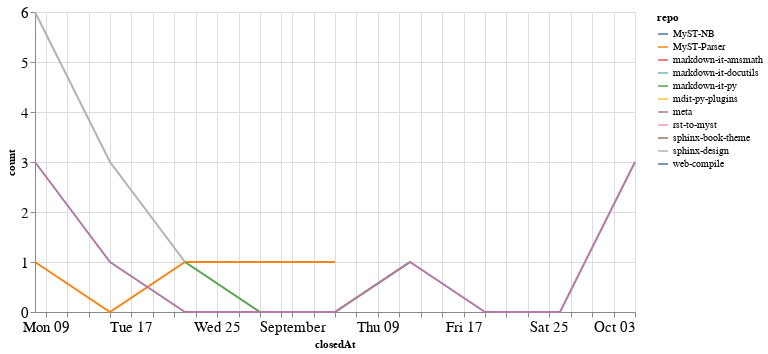

Source (notebook cell):
### Code cell
closed_by_time = closed_by.groupby('repo').resample('W', on='closedAt').count()['author'].reset_index()
closed_by_time = closed_by_time.rename(columns={'author': 'count'})

alt.Chart(closed_by_time, width=600).mark_line().encode(
    x='closedAt',
    y='count',
    color='repo',
    tooltip="repo"
)

### Figure 1 — Vega-Lite specification as saved in the notebook (floating-point values rounded to 4 significant figures)
{"config": {"axisLeft": {"labelFontSize": 15}, "axisBottom": {"labelFontSize": 15}}, "data": {"name": "data-49c6c287037b27bc06d16733f25397d8"}, "mark": "line", "encoding": {"color": {"type": "nominal", "field": "repo"}, "tooltip": {"type": "nominal", "field": "repo"}, "x": {"type": "temporal", "field": "closedAt"}, "y": {"type": "quantitative", "field": "count"}}, "width": 600, "$schema": "https://vega.github.io/schema/vega-lite/v4.8.1.json", "datasets": {"data-49c6c287037b27bc06d16733f25397d8": [{"repo": "MyST-NB", "closedAt": "2021-10-03T00:00:00", "count": 2}, {"repo": "MyST-Parser", "closedAt": "2021-08-08T00:00:00", "count": 1}, {"repo": "MyST-Parser", "closedAt": "2021-08-15T00:00:00", "count": 0}, {"repo": "MyST-Parser", "closedAt": "2021-08-22T00:00:00", "count": 1}, {"repo": "MyST-Parser", "closedAt": "2021-08-29T00:00:00", "count": 1}, {"repo": "MyST-Parser", "closedAt": "2021-09-05T00:00:00", "count": 1}, {"repo": "markdown-it-amsmath", "closedAt": "2021-09-12T00:00:00", "count": 2}, {"repo": "markdown-it-docutils", "closedAt": "2021-09-12T00:00:00", "count": 1}, {"repo": "markdown-it-py", "closedAt": "2021-08-22T00:00:00", "count": 1}, {"repo": "markdown-it-py", "closedAt": "2021-08-29T00:00:00", "count": 0}, {"repo": "markdown-it-py", "closedAt": "2021-09-05T00:00:00", "count": 0}, {"repo": "markdown-it-py", "closedAt": "2021-09-12T00:00:00", "count": 1}, {"repo": "mdit-py-plugins", "closedAt": "2021-09-12T00:00:00", "count": 1}, {"repo": "meta", "closedAt": "2021-08-08T00:00:00", "count": 3}, {"repo": "meta", "closedAt": "2021-08-15T00:00:00", "count": 1}, {"repo": "meta", "closedAt": "2021-08-22T00:00:00", "count": 0}, {"repo": "meta", "closedAt": "2021-08-29T00:00:00", "count": 0}, {"repo": "meta", "closedAt": "2021-09-05T00:00:00", "count": 0}, {"repo": "meta", "closedAt": "2021-09-12T00:00:00", "count": 1}, {"repo": "meta", "closedAt": "2021-09-19T00:00:00", "count": 0}, {"repo": "meta", "closedAt": "2021-09-26T00:00:00", "count": 0}, {"repo": "meta", "closedAt": "2021-10-03T00:00:00", "count": 3}, {"repo": "rst-to-myst", "closedAt": "2021-08-22T00:00:00", "count": 2}, {"repo": "sphinx-book-theme", "closedAt": "2021-08-08T00:00:00", "count": 1}, {"repo": "sphinx-design", "closedAt": "2021-08-08T00:00:00", "count": 6}, {"repo": "sphinx-design", "closedAt": "2021-08-15T00:00:00", "count": 3}, {"repo": "sphinx-design", "closedAt": "2021-08-22T00:00:00", "count": 1}, {"repo": "web-compile", "closedAt": "2021-09-26T00:00:00", "count": 2}]}}
